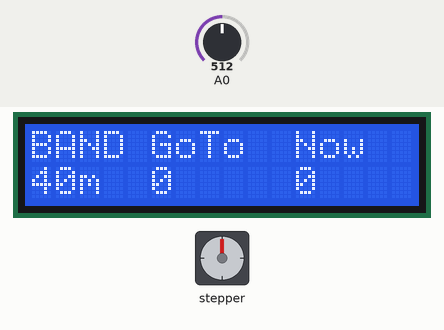
Simulated run of this program. Board: Arduino Uno, built with avr-gcc and run on an emulated ATmega328P. On the bench: 16×2 character LCD, stepper motor. The inputs (shaded band) are chosen by the test bench; at power-on: A0 = 512. Stepper angles assume 200 steps per turn.

Above: at 0.51 s.
1.6 s: A0 set to 362
3.1 s: A0 set to 340
At 3.54 s:
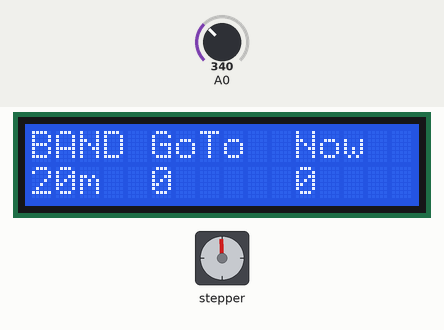
5.7 s: A0 set to 510
At 6.15 s:
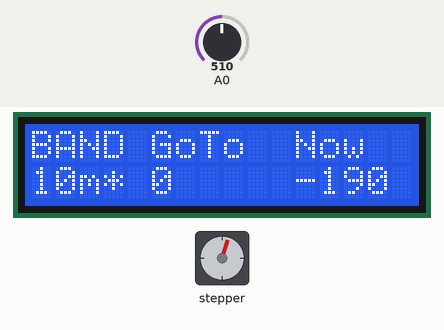
7.8 s: A0 set to 306
At 8.28 s:
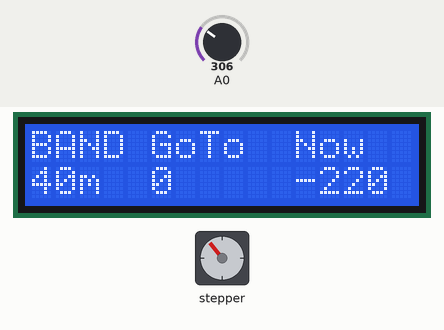
9.6 s: A0 set to 190
At 9.85 s:
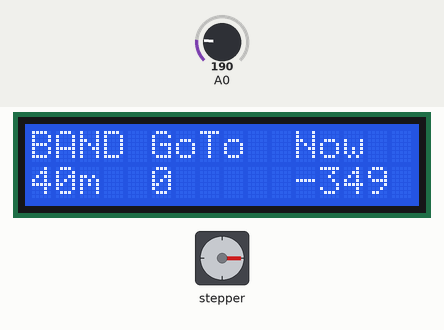
12.6 s: A0 set to 210
At 12.85 s:
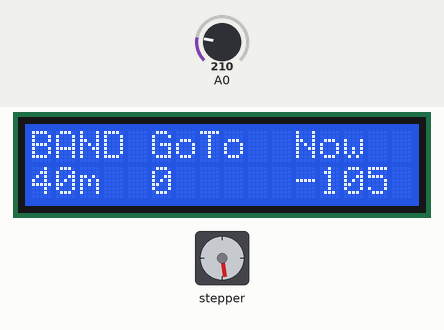
Timing chart, 0 to 25.3 s (numbered marks = the images above; inputs shaded):
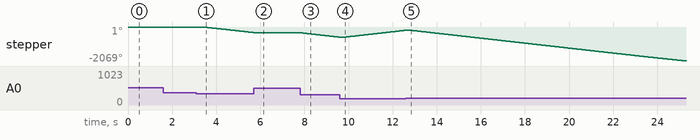

The program:

main.cpp
```cpp
#include <Arduino.h>
#include <Wire.h>
#include <EEPROM.h>
#include <avr/eeprom.h>

#include <AccelStepper.h>
#include <LiquidCrystal.h>

// initialize the library with the numbers of the interface pins
LiquidCrystal lcd(8, 9, 4, 5, 6, 7);

// change this to fit the number of steps per revolution
// for your motor
const int stepsPerRevolution = 200;

// initialize the stepper library on pins 2, 3, 10, 11:
//Stepper myStepper(stepsPerRevolution, 2, 3, 10, 11);
AccelStepper myStepper(AccelStepper::FULL4WIRE, 2, 3, 10, 11);

// define some values used by the panel and buttons
int lcd_key     = 0;
int adc_key_in  = 0;
int percent = 0;
long timer = 0;
int checkvalue = 0;
int checktime = 0;
long reset = 0;
int stepperdelay = 0;  // this is miliseconds
int stepperdelayold = 0;
int idelay, idelaymax;
int selection = 0;
int bandselected = 0;
signed int motorlocation = 0;
unsigned long myTime = 0;
unsigned long selectTime = 0;


#define btnRIGHT  0
#define btnUP     1
#define btnDOWN   2
#define btnLEFT   3
#define btnSELECT 4
#define btnNONE   5
#define idelayreset   1400
#define stepperdelayreset 234

#define memCurrentPosition 22
#define memCurrentBand 24

enum {
  band10=0,
  band17,
  band20,
  band40,
}; //do not go over 10


EEMEM unsigned long pos10m, pos17m, pos20m, pos40m, defaultBand, defaultPosition;    //a variable stored in EEPROM
long bar1, bar2;            //regular variables in SRAM

int read_LCD_buttons(){               // read the buttons
  adc_key_in = analogRead(0);       // read the value from the sensor

  if (adc_key_in > 1000) return btnNONE;

  // For V1.1 use this threshold
  if (adc_key_in < 50)   return btnRIGHT;
  if (adc_key_in < 200)  return btnUP;
  if (adc_key_in < 350)  return btnDOWN;
  if (adc_key_in < 550)  return btnLEFT;
  if (adc_key_in < 800)  return btnSELECT;

  return btnNONE;                // when all others fail, return this.
}

void displayselection(int select){

  switch (select)
  {
  case band10:
    lcd.setCursor(0,1);
    lcd.print("10m");
    if (bandselected == select)
    {
      lcd.print("* ");
    } else {
      lcd.print("  ");
    }
    delay(300);
    break;

  case band17:
    lcd.setCursor(0,1);
    lcd.print("17m");

    if (bandselected == select)
    {
      lcd.print("* ");
    } else {
      lcd.print("  ");
    }

    delay(300);
    break;

  case band20:
    lcd.setCursor(0,1);
    lcd.print("20m");
    if (bandselected == select)
    {
      lcd.print("* ");
    } else {
      lcd.print("  ");
    }

    delay(300);
    break;

  case band40:
    lcd.setCursor(0,1);
    lcd.print("40m");
    if (bandselected == select)
    {
      lcd.print("* ");
    } else {
      lcd.print("  ");
    }
    delay(300);
    break;

  default:
    break;
  }
}

void memwritebandposition (int band){
  switch (band)
  {
  case band10:
    eeprom_write_dword( (unsigned long*) &pos10m, myStepper.currentPosition() );
    break;

  case band17:
    eeprom_write_dword( (unsigned long*) &pos17m, myStepper.currentPosition() );
    break;

  case band20:
    eeprom_write_dword( (unsigned long*) &pos20m, myStepper.currentPosition() );
    break;

  case band40:
    eeprom_write_dword( (unsigned long*) &pos40m, myStepper.currentPosition() );
    break;

  default:
    break;
  }
}

signed int memreadbandposition (int band){
  switch (band)
  {
  case band10:
    return eeprom_read_dword( (unsigned long*) &pos10m);
    break;

  case band17:
    return eeprom_read_dword( (unsigned long*) &pos17m);
    break;

  case band20:
    return eeprom_read_dword( (unsigned long*) &pos20m);
    break;

  case band40:
    return eeprom_read_dword( (unsigned long*) &pos40m);
    break;

  default:
    return -10000;
    break;
  }
  return -10001;
}

void setup() {
  // set up the LCD's number of columns and rows:
  lcd.begin(16, 2);
  // Print a message to the LCD.
  lcd.print("BAND GoTo  Now");

  // set stepper motor speed:
  myStepper.setMaxSpeed(800);
  myStepper.setAcceleration(400.0);
  selection = eeprom_read_dword( &defaultBand );
  bandselected = selection;
  myStepper.setCurrentPosition(eeprom_read_dword( (unsigned long*) &defaultPosition ));
  displayselection(selection);
  selectTime = 2000;

}

void loop() {
  lcd.setCursor(5,1);
  lcd.print(memreadbandposition(selection));
  lcd.print("  ");

  lcd.setCursor(11,1);
  lcd.print(myStepper.currentPosition());
  lcd.print("   ");

  // read the buttons
  lcd_key = read_LCD_buttons();

  // depending on which button was pushed, we perform an action
  switch (lcd_key){

    case btnRIGHT:{             //  push button "RIGHT"
      selection++;
      if (selection >= 4) selection = 0;

      displayselection(selection);


      break;
    }
    case btnLEFT:{              //  push button "LEFT"
      selection--;
      if (selection < 0) selection = 3;
      displayselection(selection);


      break;
    }
    case btnUP:{                //  push button "UP"

      myStepper.move(10);

      break;
    }
    case btnDOWN:{            //  push button "DOWN"

      myStepper.move(-10);

      break;
    }
    case btnSELECT:{           //  push button "SEL"

      selectTime = millis() - myTime;

      break;
    }
    case btnNONE:{
      if (!myStepper.isRunning()) myStepper.disableOutputs();
      if(selectTime < 500) {
        bandselected = selection;
        eeprom_write_dword( &defaultBand, bandselected );
        eeprom_write_dword( &defaultPosition, memreadbandposition(selection));
        lcd.setCursor(3,1);
        lcd.print("* ");
        myStepper.moveTo(memreadbandposition(selection));

      }

      if(selectTime > 500 && selectTime < 2000 ){
        memwritebandposition(selection);
        // lcd.setCursor(4,1);
        // lcd.print("w");
        // lcd.print(bandselected);
      }

      myTime = millis();
      selectTime = 2000;
      //lcd.setCursor(5,1);

      break;
    }
  }
  myStepper.run();
}
```

Measured:
- the behaviour switches between 350 and 349 on A0 (found by bisection; images 0 and 1)
- after the input at 3.1 s, stepper: keeps turning counter-clockwise at about 148°/s, starting after 0.29 s
